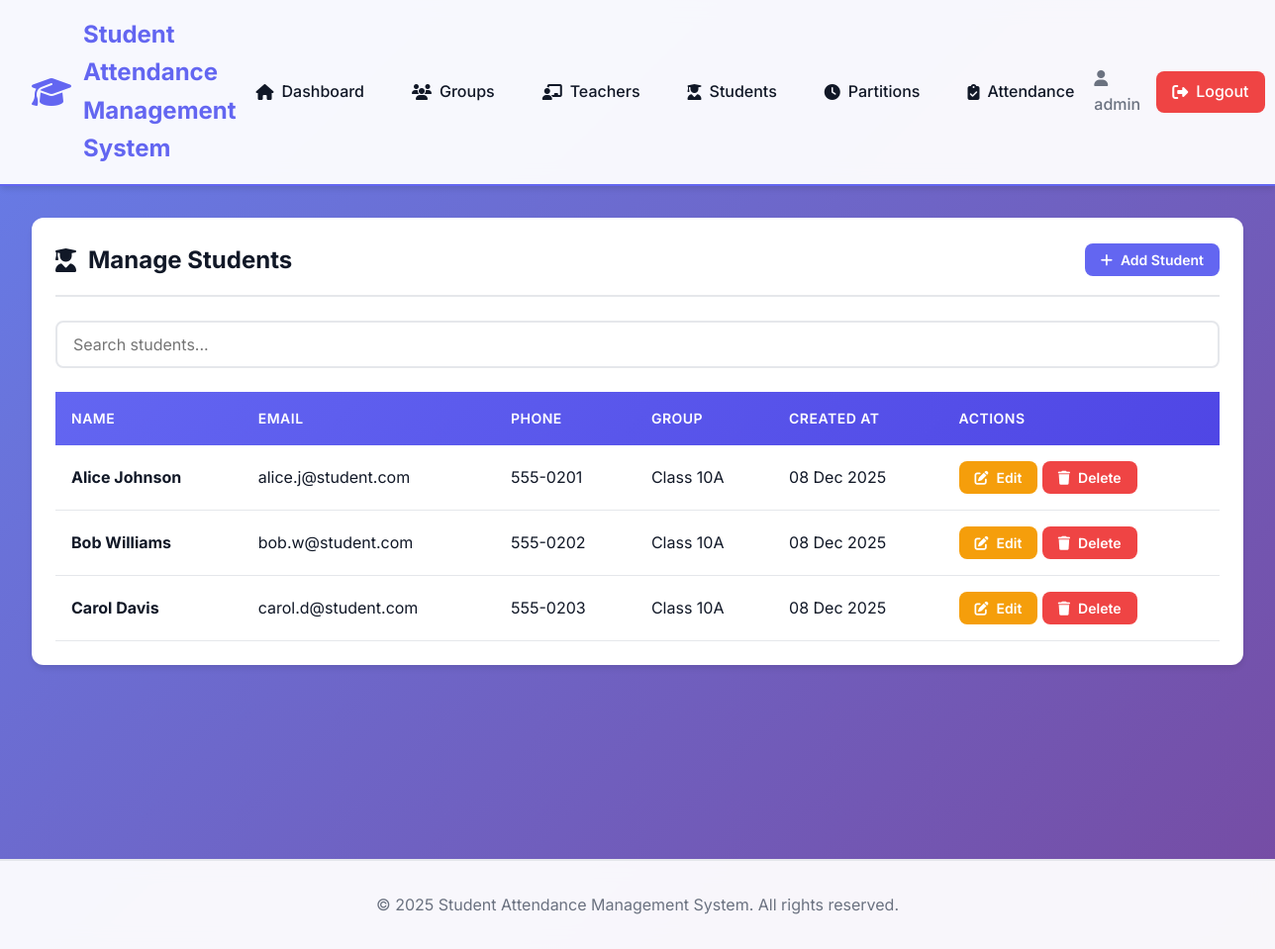
The app's page /admin/students.php (signed in) with its own data.
### tables this page shows
CREATE TABLE students (
    id INT AUTO_INCREMENT PRIMARY KEY,
    name VARCHAR(100) NOT NULL,
    email VARCHAR(100) UNIQUE,
    phone VARCHAR(20),
    group_id INT NOT NULL,
    created_at TIMESTAMP DEFAULT CURRENT_TIMESTAMP,
    FOREIGN KEY (group_id) REFERENCES groups(id) ON DELETE CASCADE,
    INDEX idx_group_id (group_id)
);

CREATE TABLE groups (
    id INT AUTO_INCREMENT PRIMARY KEY,
    name VARCHAR(100) NOT NULL,
    created_by INT NOT NULL,
    created_at TIMESTAMP DEFAULT CURRENT_TIMESTAMP,
    FOREIGN KEY (created_by) REFERENCES users(id) ON DELETE CASCADE,
    INDEX idx_created_by (created_by)
);

### includes/functions.php (called while the page is built, shortened)
<?php
function formatDate($date) {
    return date('d M Y', strtotime($date));
}
?>

### admin/students.php (the view, shortened to what this page needs)
<?php
require_once '../includes/header.php';
try {
    $stmt = $pdo->query("
        SELECT s.*, g.name as group_name
        FROM students s
        JOIN groups g ON s.group_id = g.id
        ORDER BY s.created_at DESC
    ");
    $students = $stmt->fetchAll();
} catch (PDOException $e) {
    setFlashMessage('danger', 'Error loading students.');
    $students = [];
    $groups = [];
}
?>
<div class="card">
    <div class="card-header">
        <h2><i class="fas fa-user-graduate"></i> Manage Students</h2>
        <button onclick="openModal('createStudentModal')" class="btn btn-primary btn-sm">
            <i class="fas fa-plus"></i> Add Student
        </button>
    </div>
    <div class="card-body">
        <?php if (empty($students)): ?>
            <p class="text-center" style="color: var(--text-secondary); padding: 2rem;">
                <i class="fas fa-info-circle"></i> No students added yet.
            </p>
        <?php else: ?>
            <div class="form-group">
                <input type="text" id="searchInput" class="form-control" placeholder="Search students...">
            </div>
            <div class="table-responsive">
                <table id="studentsTable">
                    <thead>
                        <tr>
                            <th>Name</th>
                            <th>Email</th>
                            <th>Phone</th>
                            <th>Group</th>
                            <th>Created At</th>
                            <th>Actions</th>
                        </tr>
                    </thead>
                    <tbody>
                        <?php foreach ($students as $student): ?>
                        <tr>
                            <td><strong><?php echo htmlspecialchars($student['name']); ?></strong></td>
                            <td><?php echo htmlspecialchars($student['email']); ?></td>
                            <td><?php echo htmlspecialchars($student['phone']); ?></td>
                            <td><?php echo htmlspecialchars($student['group_name']); ?></td>
                            <td><?php echo formatDate($student['created_at']); ?></td>
                            <td>
                                <button onclick="editStudent(<?php echo $student['id']; ?>, '<?php echo htmlspecialchars($student['name'], ENT_QUOTES); ?>', '<?php echo htmlspecialchars($student['email'], ENT_QUOTES); ?>', '<?php echo htmlspecialchars($student['phone'], ENT_QUOTES); ?>', <?php echo $student['group_id']; ?>)" class="btn btn-sm btn-warning">
                                    <i class="fas fa-edit"></i> Edit
                                </button>
                                <form method="POST" style="display: inline;" onsubmit="return confirm('Delete this student? All attendance records will also be deleted.');">
                                    <button type="submit" class="btn btn-sm btn-danger">
                                        <i class="fas fa-trash"></i> Delete
                                    </button>
                                </form>
                            </td>
                        </tr>
                        <?php endforeach; ?>
                    </tbody>
                </table>
            </div>
        <?php endif; ?>
    </div>
</div>
<?php require_once '../includes/footer.php'; ?>

### css/style.css (style rules this page uses)
:root { --primary-color: #6366f1; --primary-dark: #4f46e5; --primary-light: #818cf8; --secondary-color: #8b5cf6; --success-color: #10b981; --danger-color: #ef4444; --warning-color: #f59e0b; --info-color: #3b82f6; --dark-color: #1f2937; --light-color: #f9fafb; --border-color: #e5e7eb; --text-primary: #111827; --text-secondary: #6b7280; --shadow-sm: 0 1px 2px 0 rgba(0, 0, 0, 0.05); --shadow-md: 0 4px 6px -1px rgba(0, 0, 0, 0.1); --shadow-lg: 0 10px 15px -3px rgba(0, 0, 0, 0.1); --shadow-xl: 0 20px 25px -5px rgba(0, 0, 0, 0.1); --radius-sm: 0.375rem; --radius-md: 0.5rem; --radius-lg: 0.75rem; --transition: all 0.3s cubic-bezier(0.4, 0, 0.2, 1); }
* { margin: 0; padding: 0; box-sizing: border-box; }
body { font-family: 'Inter', -apple-system, BlinkMacSystemFont, 'Segoe UI', Roboto, sans-serif; background: linear-gradient(135deg, #667eea 0%, #764ba2 100%); min-height: 100vh; color: var(--text-primary); line-height: 1.6; }
.card { background: white; border-radius: var(--radius-lg); box-shadow: var(--shadow-md); padding: 1.5rem; margin-bottom: 1.5rem; transition: var(--transition); }
.card-header { display: flex; justify-content: space-between; align-items: center; margin-bottom: 1.5rem; padding-bottom: 1rem; border-bottom: 2px solid var(--border-color); }
.card-header h2 { font-size: 1.5rem; color: var(--text-primary); display: flex; align-items: center; gap: 0.75rem; }
.card-body { padding: 0; }
.form-group { margin-bottom: 1.5rem; }
.form-control { width: 100%; padding: 0.75rem 1rem; border: 2px solid var(--border-color); border-radius: var(--radius-md); font-size: 1rem; transition: var(--transition); font-family: inherit; }
.btn { padding: 0.75rem 1.5rem; border: none; border-radius: var(--radius-md); font-size: 1rem; font-weight: 600; cursor: pointer; transition: var(--transition); display: inline-flex; align-items: center; gap: 0.5rem; text-decoration: none; font-family: inherit; }
.btn-primary { background: var(--primary-color); color: white; }
.btn-danger { background: var(--danger-color); color: white; }
.btn-warning { background: var(--warning-color); color: white; }
.btn-sm { padding: 0.5rem 1rem; font-size: 0.875rem; }
.table-responsive { overflow-x: auto; margin-top: 1rem; }
table { width: 100%; border-collapse: collapse; background: white; }
thead { background: linear-gradient(135deg, var(--primary-color), var(--primary-dark)); color: white; }
th { padding: 1rem; text-align: left; font-weight: 600; font-size: 0.875rem; text-transform: uppercase; letter-spacing: 0.5px; }
td { padding: 1rem; border-bottom: 1px solid var(--border-color); }
tbody tr { transition: var(--transition); }

### records on screen
students: name "Alice Johnson", email "alice.j@student.com", phone "555-0201", group.name "Class 10A", created_at "08 Dec 2025"
students: name "Bob Williams", email "bob.w@student.com", phone "555-0202", group.name "Class 10A", created_at "08 Dec 2025"
students: name "Carol Davis", email "carol.d@student.com", phone "555-0203", group.name "Class 10A", created_at "08 Dec 2025"

### other values on screen
APP_NAME "Student Attendance Management System"
$_SESSION['username'] "admin"
